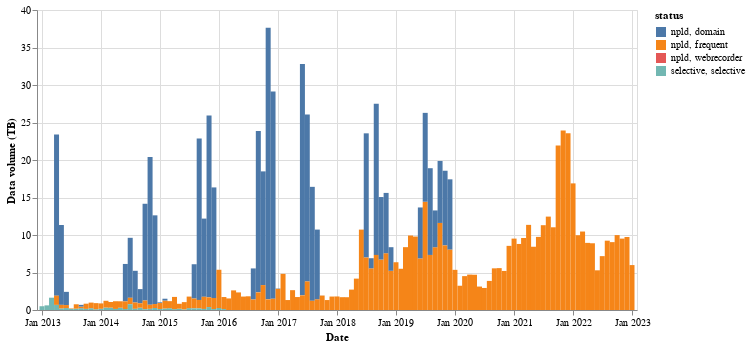

Write notebook code for a chart like this one.
### Code cell
import altair as alt

alt.Chart(df).mark_bar().encode(
    x=alt.X('dates:T', axis = alt.Axis(title = 'Date', format = ("%b %Y"))),
    y=alt.Y('terabytes', axis=alt.Axis(title='Data volume (TB)')),
    color='status:N',
    tooltip=[alt.Tooltip('dates:T', format='%A, %e %B %Y'),'status:N', 'count', 'terabytes']
).properties(width=600)

### Figure 1 — Vega-Lite specification as saved in the notebook (floating-point values rounded to 4 significant figures; data arrays with more than 128 entries replaced by an {"elided": "..."} marker saying what was removed)
{"config": {"view": {"continuousWidth": 400, "continuousHeight": 300}}, "data": {"name": "data-84f144fc6545ebfc4647443a852fb862"}, "mark": "bar", "encoding": {"color": {"type": "nominal", "field": "status"}, "tooltip": [{"type": "temporal", "field": "dates", "format": "%A, %e %B %Y"}, {"type": "nominal", "field": "status"}, {"type": "quantitative", "field": "count"}, {"type": "quantitative", "field": "terabytes"}], "x": {"type": "temporal", "axis": {"format": "%b %Y", "title": "Date"}, "field": "dates"}, "y": {"type": "quantitative", "axis": {"title": "Data volume (TB)"}, "field": "terabytes"}}, "width": 600, "$schema": "https://vega.github.io/schema/vega-lite/v4.8.1.json", "datasets": {"data-84f144fc6545ebfc4647443a852fb862": {"elided": "203 records"}}}
